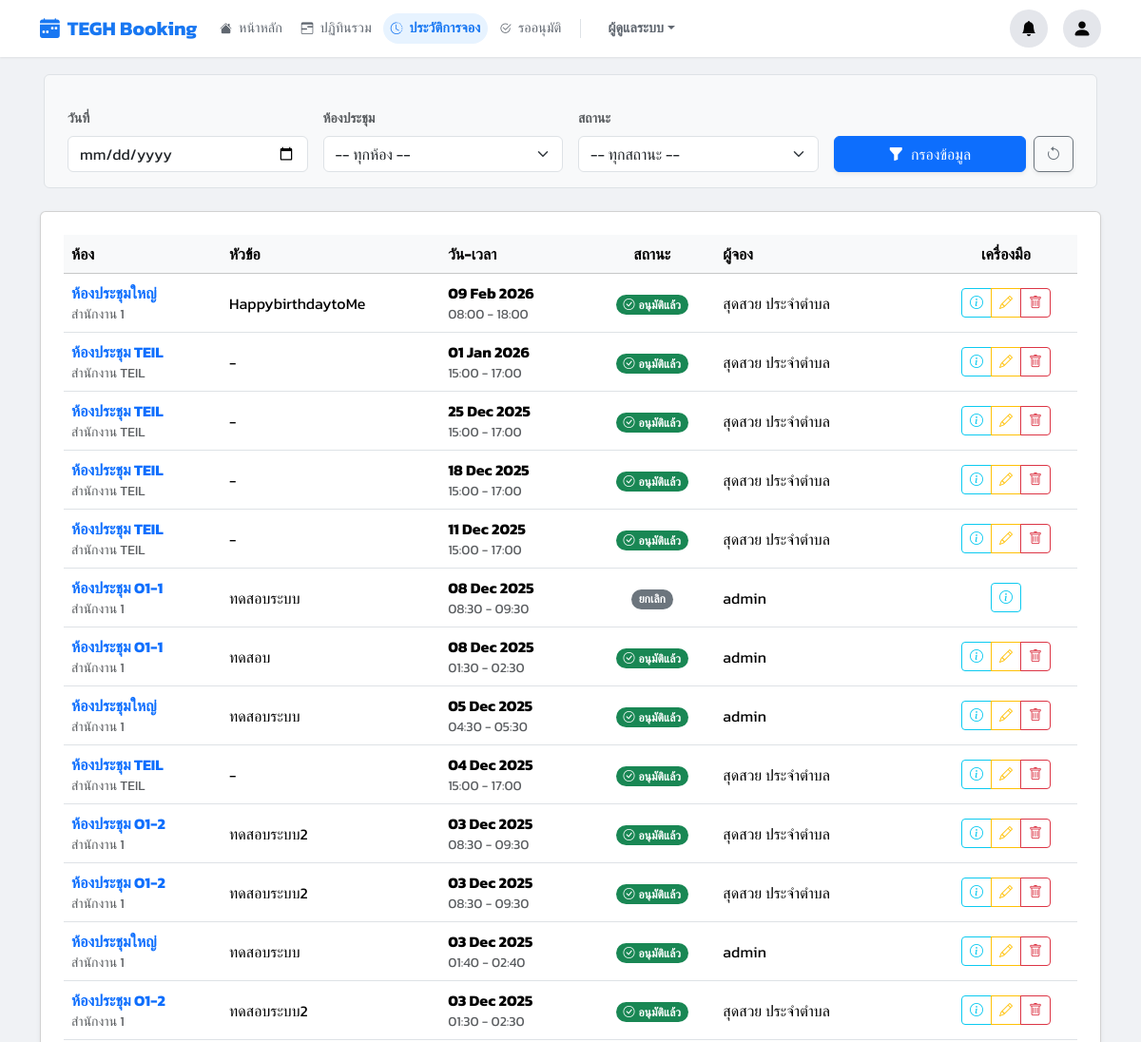
Before: /history/ (signed in, upper part) with the older database file.
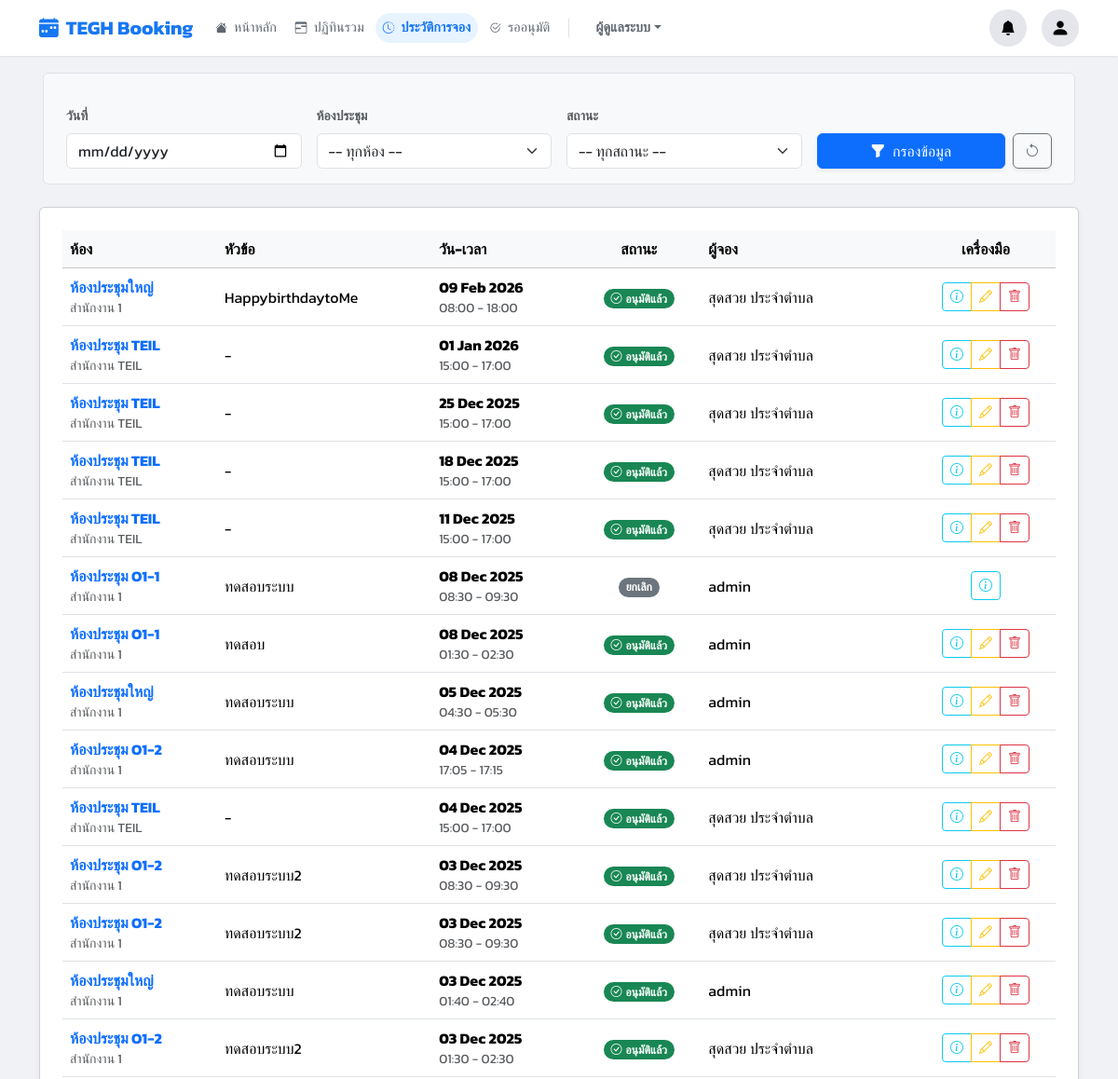
After: the same page with the newer database file.
### booking/models.py (models this page shows, shortened)
class Booking(models.Model):
    user = models.ForeignKey(User, on_delete=models.SET_NULL, null=True, related_name='bookings')
    room = models.ForeignKey(Room, on_delete=models.CASCADE, related_name='bookings')
    title = models.CharField(max_length=200)
    start_time = models.DateTimeField()
    end_time = models.DateTimeField()
    chairman = models.CharField(max_length=200, blank=True, null=True)
    department = models.CharField(max_length=200, blank=True, null=True)
    participant_count = models.PositiveIntegerField(default=1)
    participants = models.ManyToManyField(User, related_name='participating_in', blank=True)
    equipments = models.ManyToManyField(Equipment, blank=True, related_name='bookings', verbose_name="อุปกรณ์ที่ขอเพิ่ม")
    presentation_file = models.FileField(upload_to='presentations/', blank=True, null=True)
    description = models.TextField(blank=True, null=True)
    additional_requests = models.TextField(blank=True, null=True)
    additional_notes = models.TextField(blank=True, null=True)
    STATUS_CHOICES = [
        ('PENDING', 'รออนุมัติ'),
        ('APPROVED', 'อนุมัติแล้ว'),
        ('REJECTED', 'ไม่อนุมัติ'),
        ('CANCELLED', 'ยกเลิกแล้ว'),
    ]
    status = models.CharField(max_length=10, choices=STATUS_CHOICES, default='PENDING')
    created_at = models.DateTimeField(auto_now_add=True)
    updated_at = models.DateTimeField(auto_now=True)
    parent_booking = models.ForeignKey('self', on_delete=models.CASCADE, null=True, blank=True, related_name='child_bookings')
    recurrence_rule = models.CharField(max_length=20, blank=True, null=True)
    outlook_event_id = models.CharField(max_length=255, blank=True, null=True)

class Room(models.Model):
    name = models.CharField(max_length=100)
    building = models.CharField(max_length=100, blank=True, null=True)
    floor = models.CharField(max_length=50, blank=True, null=True)
    location = models.CharField(max_length=255, blank=True, null=True)
    capacity = models.PositiveIntegerField(default=1)
    equipment_in_room = models.TextField(blank=True, null=True, help_text="ระบุอุปกรณ์ถาวรในห้อง")
    image = models.ImageField(upload_to='room_images/', blank=True, null=True)
    approver = models.ForeignKey(User, on_delete=models.SET_NULL, null=True, blank=True, related_name='approvable_rooms')
    is_maintenance = models.BooleanField(default=False, verbose_name="ปิดปรับปรุง (Manual)")
    maintenance_start = models.DateTimeField(null=True, blank=True)
    maintenance_end = models.DateTimeField(null=True, blank=True)
    line_notify_token = models.CharField(max_length=50, blank=True, null=True)
    teams_webhook_url = models.TextField(blank=True, null=True)

### booking/views.py (the view)
# urls.py: path('history/', views.history_view, name='history'),
@login_required
def history_view(request):
    if is_admin(request.user):
        qs = Booking.objects.select_related('room', 'user').all()
    else:
        qs = Booking.objects.select_related('room').filter(user=request.user)
    date_filter = request.GET.get('date')
    room_filter = request.GET.get('room')
    status_filter = request.GET.get('status')
    if date_filter:
        qs = qs.filter(start_time__date=date_filter)
    if room_filter and room_filter.isdigit():
        qs = qs.filter(room_id=room_filter)
    if status_filter:
        qs = qs.filter(status=status_filter)
    room_list = Room.objects.all()
    context = {
        **get_base_context(request),
        'bookings_list': qs.order_by('-start_time'),
        'room_list': room_list,
        'selected_date': date_filter,
        'selected_room': int(room_filter) if room_filter and room_filter.isdigit() else None,
        'selected_status': status_filter,
    }
    return render(request, 'pages/history.html', context)

### booking/views.py (called while the page is built)
def is_admin(user):
    return user.is_authenticated and (user.is_superuser or user.is_staff or user.groups.filter(name='Admin').exists())

def is_approver_or_admin(user):
    return user.is_authenticated and (user.is_superuser or user.is_staff or user.groups.filter(name__in=['Approver', 'Admin']).exists())

### templates/pages/history.html (shortened to what the changed rows need)
{% extends "base.html" %}
{% load static %}
{% block content %}
<section class="section">
            <div class="card shadow-sm">
            <div class="container-fluid px-4 py-4">
            <div class="table-responsive">
                <table class="table table-hover align-middle">
                    <thead class="table-light">
                        <tr>
                            <th scope="col">ห้อง</th>
                            <th scope="col">หัวข้อ</th>
                            <th scope="col">วัน-เวลา</th>
                            <th scope="col" class="text-center">สถานะ</th>
                            <th scope="col">ผู้จอง</th>
                            <th scope="col" class="text-center" style="width: 150px;">เครื่องมือ</th>
                        </tr>
                    </thead>
                    <tbody>
                        {% for booking in bookings_list %}
                        <tr>
                            <td>
                                <span class="fw-bold text-primary">{{ booking.room.name }}</span>
                                <small class="d-block text-muted">{{ booking.room.building|default:"-" }}</small>
                            </td>
                            <td>{{ booking.title }}</td>
                            <td>
                                <div class="d-flex flex-column">
                                    <span class="fw-bold">{{ booking.start_time|date:"d M Y" }}</span>
                                    <small class="text-muted">
                                        {{ booking.start_time|date:"H:i" }} - {{ booking.end_time|date:"H:i" }}
                                    </small>
                                </div>
                            </td>
                            <td class="text-center">
                                {% if booking.status == 'APPROVED' %}
                                    <span class="badge bg-success rounded-pill"><i class="bi bi-check-circle me-1"></i>อนุมัติแล้ว</span>
                                {% elif booking.status == 'PENDING' %}
                                    <span class="badge bg-warning text-dark rounded-pill"><i class="bi bi-hourglass-split me-1"></i>รออนุมัติ</span>
                                {% elif booking.status == 'REJECTED' %}
                                    <span class="badge bg-danger rounded-pill"><i class="bi bi-x-circle me-1"></i>ไม่อนุมัติ</span>
                                {% else %}
                                    <span class="badge bg-secondary rounded-pill">ยกเลิก</span>
                                {% endif %}
                            </td>
                            <td>
                                {% if booking.user %}
                                    {{ booking.user.get_full_name|default:booking.user.username }}
                                {% else %}
                                    <span class="text-muted fst-italic">ไม่ระบุ (User Deleted)</span>
                                {% endif %}
                            </td>
                            <td class="text-center">
                                <div class="btn-group" role="group">
                                    <a href="{% url 'booking_detail' booking.id %}" class="btn btn-sm btn-outline-info" title="ดูรายละเอียด">
                                        <i class="bi bi-info-circle"></i>
                                    </a>
                                    {% if user == booking.user or is_admin_user %}
                                        {% if booking.status == 'PENDING' or booking.status == 'APPROVED' %}
                                            <a href="{% url 'edit_booking' booking.id %}" class="btn btn-sm btn-outline-warning" title="แก้ไข">
                                                <i class="bi bi-pencil"></i>
                                            </a>
                                            <button type="button" class="btn btn-sm btn-outline-danger" data-bs-toggle="modal" data-bs-target="#deleteModal{{ booking.id }}" title="ยกเลิก">
                                                <i class="bi bi-trash"></i>
                                            </button>
                                        {% endif %}
                                    {% endif %}
                                </div>
                            </td>
                        </tr>
                        {% endfor %}
                    </tbody>
                </table>
            </div>
        </div>
    </div>
</section>
{% endblock %}

Changed rows visible on the page:
added Booking: room.name "ห้องประชุม O1-2", room.building "สำนักงาน 1", title "ทดสอบระบบ", start_time "04 Dec 2025", start_time "17:05", end_time "17:15", status "APPROVED" (drawn), user.get_full_name "admin"
